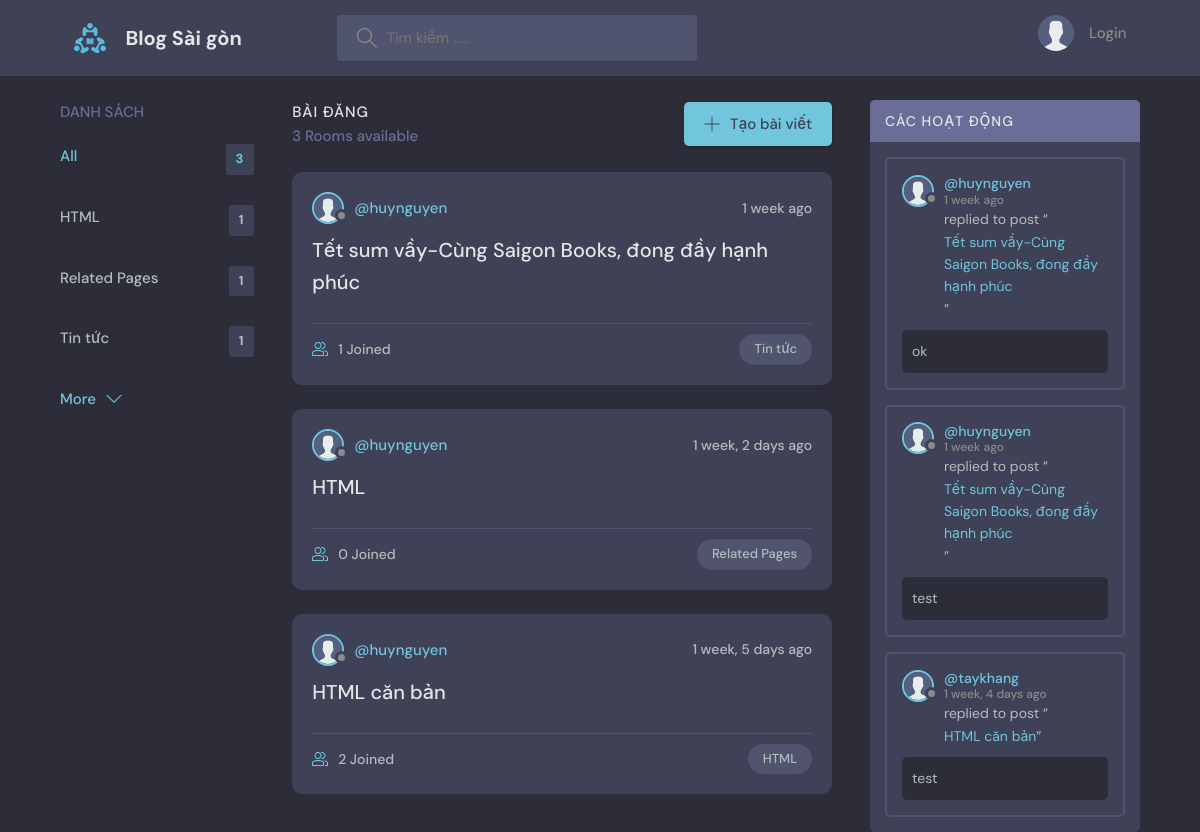
Before: / with the older database file.
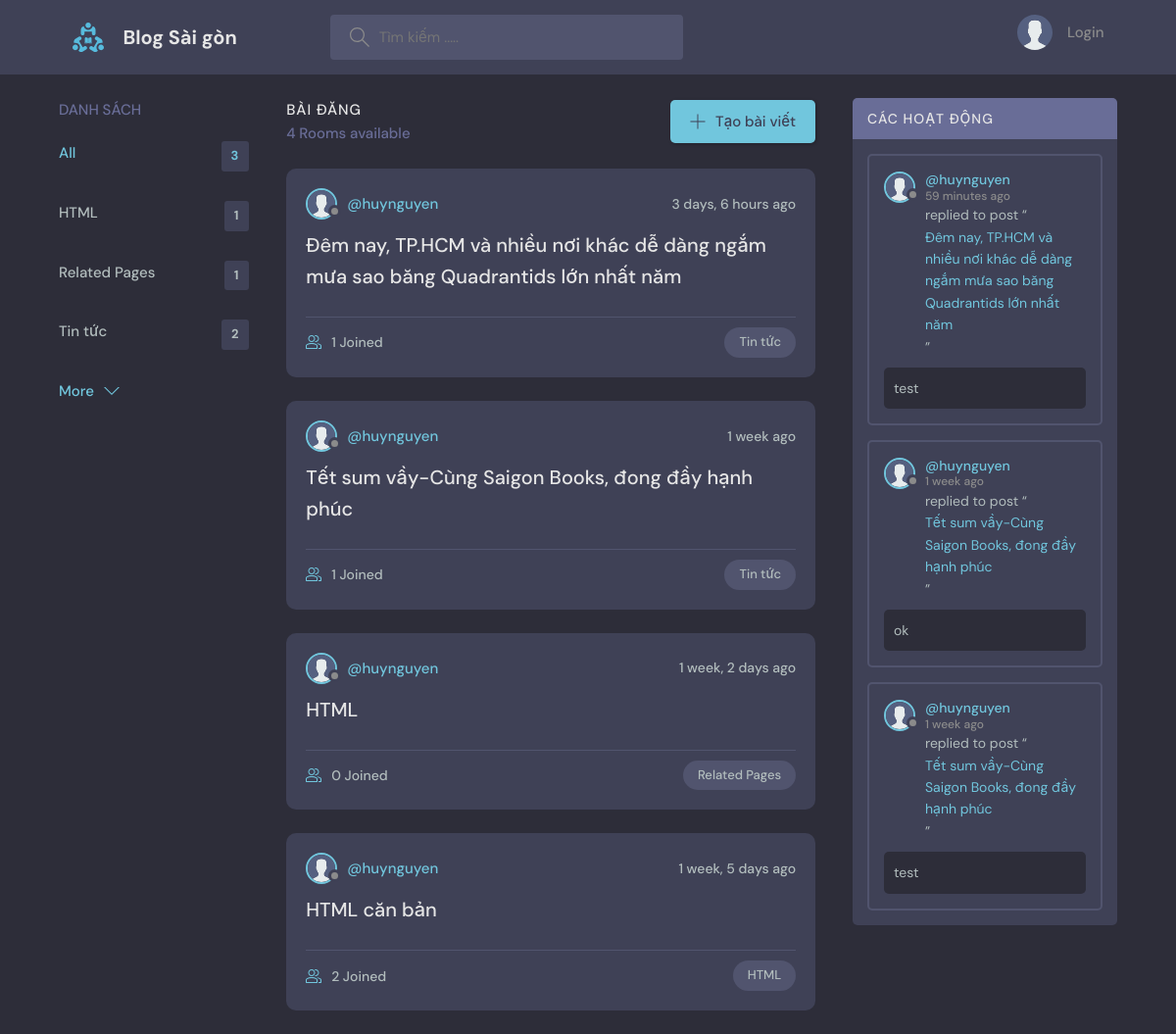
After: the same page with the newer database file.
### base/models.py (models this page shows, shortened)
class Topic(models.Model):
    name = models.CharField(max_length=200)

class Room(models.Model):
    host = models.ForeignKey(User, on_delete=models.SET_NULL, null=True)
    topic = models.ForeignKey(Topic, on_delete=models.SET_NULL, null=True)
    slug = models.SlugField(null=False, default=uuid.uuid1)
    name = models.CharField(max_length=200)
    description = HTMLField(null=True, blank=True)
    participants = models.ManyToManyField(
        User, related_name='participants', blank=True)
    updated = models.DateTimeField(auto_now=True)
    created = models.DateTimeField(auto_now_add=True)
    class Meta:
        ordering = ['-updated', '-created']
    def __str__(self):
        return self.name

class User(AbstractUser):
    name = models.CharField(max_length=200, null=True)
    email = models.EmailField(unique=True, null=True)
    bio = models.TextField(null=True)
    avatar = models.ImageField(null=True, default="avatar.svg")
    USERNAME_FIELD = 'email'
    REQUIRED_FIELDS = []

class Message(models.Model):
    user = models.ForeignKey(User, on_delete=models.CASCADE)
    room = models.ForeignKey(Room, on_delete=models.CASCADE)
    body = models.TextField()
    updated = models.DateTimeField(auto_now=True)
    created = models.DateTimeField(auto_now_add=True)
    class Meta:
        ordering = ['-updated', '-created']

### base/views.py (the view)
# urls.py: path('', views.home, name="home"),
def home(request):
    q = request.GET.get('q') if request.GET.get('q') != None else ''
    rooms = Room.objects.filter(
        Q(topic__name__icontains=q) |
        Q(name__icontains=q) |
        Q(description__icontains=q)
    )
    topics = Topic.objects.all()[0:5]
    room_count = rooms.count()
    room_messages = Message.objects.filter(
        Q(room__topic__name__icontains=q))[0:3]
    if(request.GET.get('limit')):
        messages.error(request, request.GET.get('mess'))
    context = {'rooms': rooms, 'topics': topics,
               'room_count': room_count, 'room_messages': room_messages}
    return render(request, 'base/home.html', context)

### base/templates/base/home.html (shortened to what this page needs)
{% extends 'main.html' %}
{% block content %}
<main class="layout layout--3">
  <div class="container">
    {% include 'base/topics_component.html' %}
    <div class="roomList">
      <div class="roomList__header">
        <div>
          <h2>Bài đăng</h2>
          <p>{{room_count}} Rooms available</p>
        </div>
        <a class="btn btn--main" href="{% url 'create-room' %}">
          <svg version="1.1" xmlns="http://www.w3.org/2000/svg" width="32" height="32" viewBox="0 0 32 32">
            <title>add</title>
            <path
              d="M16.943 0.943h-1.885v14.115h-14.115v1.885h14.115v14.115h1.885v-14.115h14.115v-1.885h-14.115v-14.115z">
            </path>
          </svg>
          Tạo bài viết
        </a>
      </div>
      {% include 'base/feed_component.html' %}
    </div>
    {% include 'base/activity_component.html' %}
  </div>
</main>
{% endblock %}

### base/templates/base/topics_component.html
<div class="topics">
    <div class="topics__header">
        <h2>Danh sách</h2>
    </div>
    <ul class="topics__list">
        <li>
            <a href="{% url 'home' %}" class="active">All <span>{{topics.count}}</span></a>
        </li>
        {% for topic in topics %}
        <li>
            <a href="{% url 'home' %}?q={{topic.name}}">{{topic.name}}<span>{{topic.room_set.all.count}}</span></a>
        </li>
        {% endfor %}
    </ul>
    <a class="btn btn--link" href="{% url 'topics' %}">
        More
        <svg version="1.1" xmlns="http://www.w3.org/2000/svg" width="32" height="32" viewBox="0 0 32 32">
            <title>chevron-down</title>
            <path d="M16 21l-13-13h-3l16 16 16-16h-3l-13 13z"></path>
        </svg>
    </a>
</div>

### base/templates/base/feed_component.html (shortened to what this page needs)
{% for room in rooms %}
<div class="roomListRoom">
    <div class="roomListRoom__header">
        <a href="{% url 'user-profile' room.host.id %}" class="roomListRoom__author">
            <div class="avatar avatar--small">
                <img src="{{room.host.avatar.url}}" />
            </div>
            <span>@{{room.host.username}}</span>
        </a>
        <div class="roomListRoom__actions">
            <span>{{room.created|timesince}} ago</span>
        </div>
    </div>
    <div class="roomListRoom__content">
        <a href="{% url 'room' room.id %}">{{room.name}}</a>
    </div>
    <div class="roomListRoom__meta">
        <a href="{% url 'room' room.id %}" class="roomListRoom__joined">
            {{room.participants.all.count}} Joined
        </a>
        <p class="roomListRoom__topic">{{room.topic.name}}</p>
    </div>
</div>
{% endfor %}

### base/templates/base/activity_component.html (shortened to what this page needs)
<div class="activities">
    <div class="activities__header">
        <h2>Các hoạt động</h2>
    </div>
    {% for message in room_messages %}
    <div class="activities__box">
        <div class="activities__boxHeader roomListRoom__header">
            <a href="{% url 'user-profile' message.user.id %}" class="roomListRoom__author">
                <div class="avatar avatar--small">
                    <img src="{{message.user.avatar.url}}" />
                </div>
                <p>
                    @{{message.user.username}}
                    <span>{{message.created|timesince}} ago</span>
                </p>
            </a>
        </div>
        <div class="activities__boxContent">
            <p>replied to post “<a href="{% url 'room' message.room.id %}">{{message.room}}</a>”</p>
            <div class="activities__boxRoomContent">{{message.body}}</div>
        </div>
    </div>
    {% endfor %}
</div>

Changed rows visible on the page:
no longer on this page (row unchanged): Message: user.avatar (placeholder picture), user.username "taykhang", created "1 week, 4 days", room "HTML căn bản", body "test"
computed for Topic "Tin tức": room_set.all.count "1" → "2"
added Room: host.avatar (placeholder picture), host.username "huynguyen", created "3 days, 6 hours", name "Đêm nay, TP.HCM và nhiều nơi khác dễ dàng ngắm mưa sao băng Quadrantids lớn nhất năm", participants.all.count "1", topic.name "Tin tức"
added Message: user.avatar (placeholder picture), user.username "huynguyen", created "59 minutes", room "Đêm nay, TP.HCM và nhiều nơi khác dễ dàng ngắm mưa sao băng Quadrantids lớn nhất năm", body "test"
Other visible differences:
{{ room_count }}: "3" → "4"
